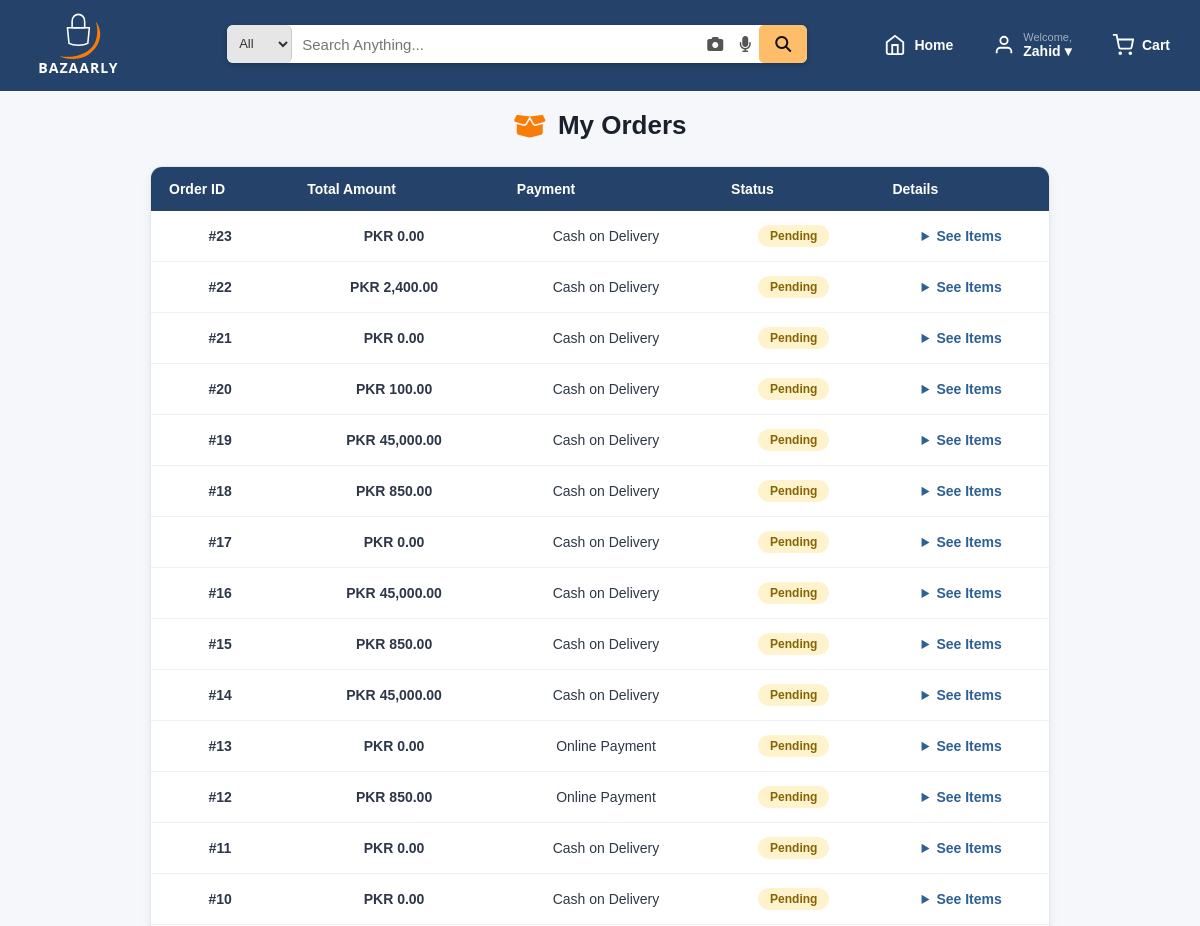
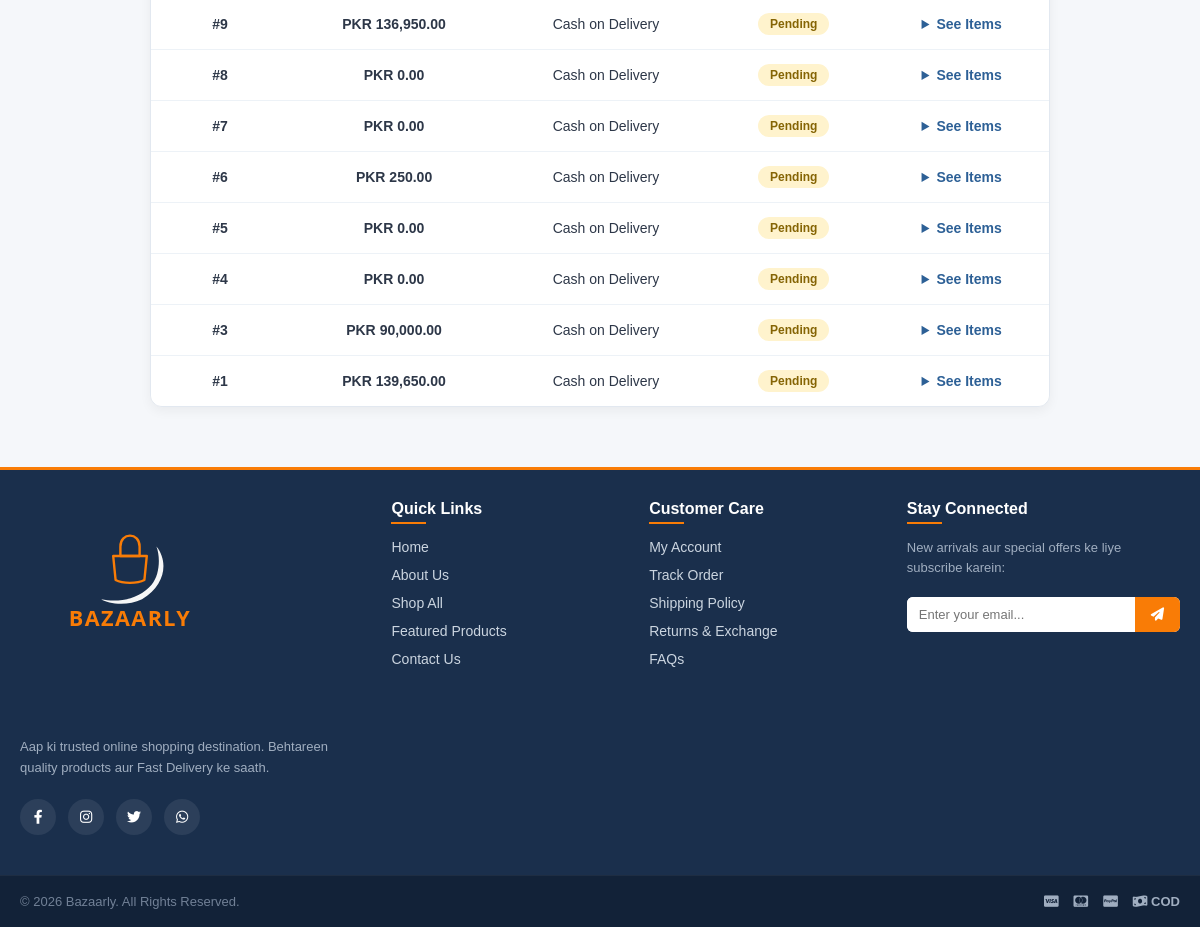
Screenshot of /my_orders.php (signed in) with the database file from the repository (2 pictures, top to bottom).
### tables this page shows
CREATE TABLE `orders` (
  `id` int(11) NOT NULL,
  `user_id` int(11) DEFAULT NULL,
  `total_amount` decimal(10,2) DEFAULT NULL,
  `status` varchar(50) DEFAULT 'Pending',
  `created_at` timestamp NOT NULL DEFAULT current_timestamp(),
  `address` text NOT NULL,
  `payment_method` enum('Cash on Delivery','Online Payment') NOT NULL
);

### my_orders.php (the view, shortened to what this page needs)
<?php
include_once("config.php");
$user_id = 0;
if (isset($_SESSION['user_id']) && !empty($_SESSION['user_id'])) {
    $user_id = intval($_SESSION['user_id']);
} elseif (isset($_SESSION['user']) && !is_array($_SESSION['user'])) {
    $user_id = intval($_SESSION['user']);
}
$orders_query = mysqli_query($conn, "SELECT * FROM orders WHERE user_id = $user_id ORDER BY id DESC");
if (file_exists("header.php")) {
    include("header.php");
}
?>
<div class="orders-page-wrapper">
    <h2 class="orders-title"><i class="fa-solid fa-box-open"></i> My Orders</h2>
    <?php if (mysqli_num_rows($orders_query) == 0): ?>
        <div class="empty-orders-card">
            <p>You haven't placed any orders yet.</p>
            <a href="index.php" class="btn-primary-action">Shop Now</a>
        </div>
    <?php else: ?>
        <div class="orders-table-wrapper">
            <table class="orders-table">
                <thead>
                    <tr>
                        <th>Order ID</th>
                        <th>Total Amount</th>
                        <th>Payment</th>
                        <th>Status</th>
                        <th>Details</th>
                    </tr>
                </thead>
                <tbody>
                    <?php while ($order = mysqli_fetch_assoc($orders_query)): ?>
                        <tr>
                            <td class="order-id">#<?php echo $order['id']; ?></td>
                            <td class="order-amount">PKR <?php echo number_format($order['total_amount'], 2); ?></td>
                            <td><?php echo htmlspecialchars($order['payment_method']); ?></td>
                            <td>
                                <?php
                                    $statusClass = (strtolower($order['status']) === 'completed') ? 'completed' : 'pending';
                                ?>
                                <span class="status-badge <?php echo $statusClass; ?>">
                                    <?php echo htmlspecialchars($order['status']); ?>
                                </span>
                            </td>
                            <td>
                                <details class="order-details-accordion">
                                    <summary>See Items </summary>
                                </details>
                            </td>
                        </tr>
                    <?php endwhile; ?>
                </tbody>
            </table>
        </div>
    <?php endif; ?>
</div>
<?php
if (file_exists("footer.php")) {
    include("footer.php");
}
?>

### css/style.css (style rules this page uses)
body { font-family: Arial, sans-serif; background: #f5f7fa; margin: 0; }
body { padding-top: 70px; }
h2 { text-align: center; margin: 20px 0; }
table { width: 80%; margin: auto; border-collapse: collapse; background: #fff; box-shadow: 0 0 10px rgba(0,0,0,0.1); }
table th { background: #000; color: #fff; padding: 12px; }
table td { text-align: center; padding: 10px; border-bottom: 1px solid #ddd; }
.orders-page-wrapper { max-width: 1000px; margin: 30px auto; padding: 0 20px; }
.order-id { font-size: 16px; font-weight: 700; color: #24426a; }
.orders-page-wrapper { max-width: 900px; margin: 40px auto; padding: 0 20px; }
.orders-title { font-size: 26px; font-weight: 700; color: #1a202c; margin-bottom: 25px; display: flex; align-items: center; justify-content: center; gap: 12px; }
.orders-title i { color: #f97c06; }
.orders-table-wrapper { background: #ffffff; border-radius: 12px; overflow: hidden; box-shadow: 0 4px 12px rgba(0, 0, 0, 0.05); border: 1px solid #e2e8f0; }
.orders-table { width: 100%; border-collapse: collapse; text-align: left; }
.orders-table th { background: #24426a; color: #ffffff; padding: 14px 18px; font-size: 14px; font-weight: 600; }
.orders-table td { padding: 14px 18px; border-bottom: 1px solid #edf2f7; font-size: 14px; color: #2d3748; }
.orders-table tr:last-child td { border-bottom: none; }
.order-id { font-weight: 700; color: #1a202c; }
.order-amount { font-weight: 600; }
.status-badge { display: inline-block; padding: 4px 12px; border-radius: 20px; font-size: 12px; font-weight: 700; }
.status-badge.pending { background: #fff3cd; color: #856404; }
.order-details-accordion { cursor: pointer; }
.order-details-accordion summary { color: #2d6096; font-weight: 600; outline: none; transition: color 0.2s; }

### rows the page displays
orders: id "23", total_amount "0.00", payment_method "Cash on Delivery", status "Pending"
orders: id "22", total_amount "2,400.00", payment_method "Cash on Delivery", status "Pending"
orders: id "21", total_amount "0.00", payment_method "Cash on Delivery", status "Pending"
orders: id "20", total_amount "100.00", payment_method "Cash on Delivery", status "Pending"
orders: id "19", total_amount "45,000.00", payment_method "Cash on Delivery", status "Pending"
orders: id "18", total_amount "850.00", payment_method "Cash on Delivery", status "Pending"
orders: id "17", total_amount "0.00", payment_method "Cash on Delivery", status "Pending"
orders: id "16", total_amount "45,000.00", payment_method "Cash on Delivery", status "Pending"
orders: id "15", total_amount "850.00", payment_method "Cash on Delivery", status "Pending"
orders: id "14", total_amount "45,000.00", payment_method "Cash on Delivery", status "Pending"
orders: id "13", total_amount "0.00", payment_method "Online Payment", status "Pending"
orders: id "12", total_amount "850.00", payment_method "Online Payment", status "Pending"
orders: id "11", total_amount "0.00", payment_method "Cash on Delivery", status "Pending"
orders: id "10", total_amount "0.00", payment_method "Cash on Delivery", status "Pending"
orders: id "9", total_amount "136,950.00", payment_method "Cash on Delivery", status "Pending"
orders: id "8", total_amount "0.00", payment_method "Cash on Delivery", status "Pending"
orders: id "7", total_amount "0.00", payment_method "Cash on Delivery", status "Pending"
orders: id "6", total_amount "250.00", payment_method "Cash on Delivery", status "Pending"
orders: id "5", total_amount "0.00", payment_method "Cash on Delivery", status "Pending"
orders: id "4", total_amount "0.00", payment_method "Cash on Delivery", status "Pending"
orders: id "3", total_amount "90,000.00", payment_method "Cash on Delivery", status "Pending"
orders: id "1", total_amount "139,650.00", payment_method "Cash on Delivery", status "Pending"

### other values shown
$display_name "Zahid"
